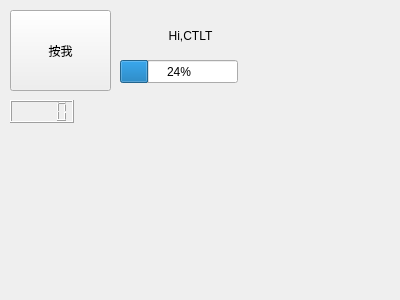
<?xml version="1.0" encoding="UTF-8"?>
<ui version="4.0">
 <class>Form</class>
 <widget class="QWidget" name="Form">
  <property name="geometry">
   <rect>
    <x>0</x>
    <y>0</y>
    <width>400</width>
    <height>300</height>
   </rect>
  </property>
  <property name="windowTitle">
   <string>Form</string>
  </property>
  <widget class="QPushButton" name="pushButton">
   <property name="geometry">
    <rect>
     <x>10</x>
     <y>10</y>
     <width>101</width>
     <height>81</height>
    </rect>
   </property>
   <property name="text">
    <string>按我</string>
   </property>
  </widget>
  <widget class="QLabel" name="label_show">
   <property name="geometry">
    <rect>
     <x>130</x>
     <y>10</y>
     <width>121</width>
     <height>51</height>
    </rect>
   </property>
   <property name="text">
    <string>Hi,CTLT</string>
   </property>
   <property name="alignment">
    <set>Qt::AlignCenter</set>
   </property>
  </widget>
  <widget class="QProgressBar" name="progressBar">
   <property name="geometry">
    <rect>
     <x>120</x>
     <y>60</y>
     <width>118</width>
     <height>23</height>
    </rect>
   </property>
   <property name="value">
    <number>24</number>
   </property>
  </widget>
  <widget class="QLCDNumber" name="lcdNumber">
   <property name="geometry">
    <rect>
     <x>10</x>
     <y>100</y>
     <width>64</width>
     <height>23</height>
    </rect>
   </property>
  </widget>
 </widget>
 <resources/>
 <connections/>
</ui>
